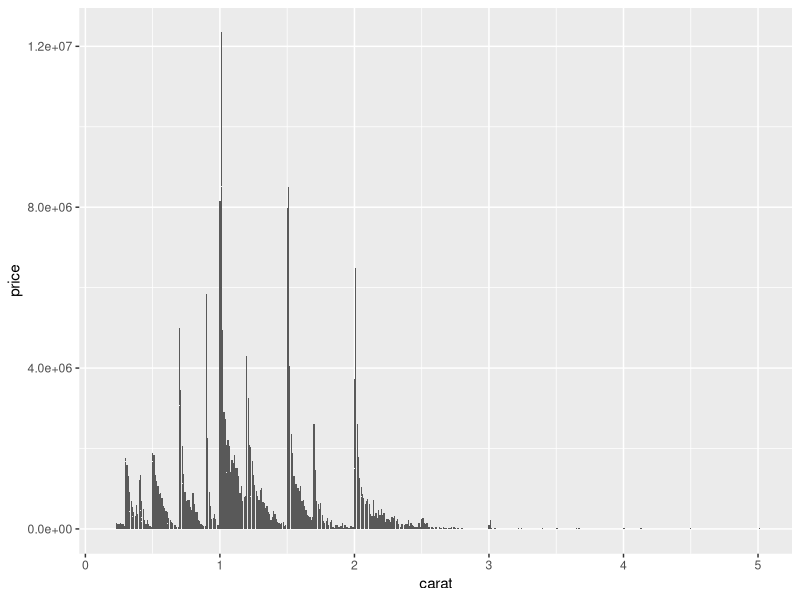
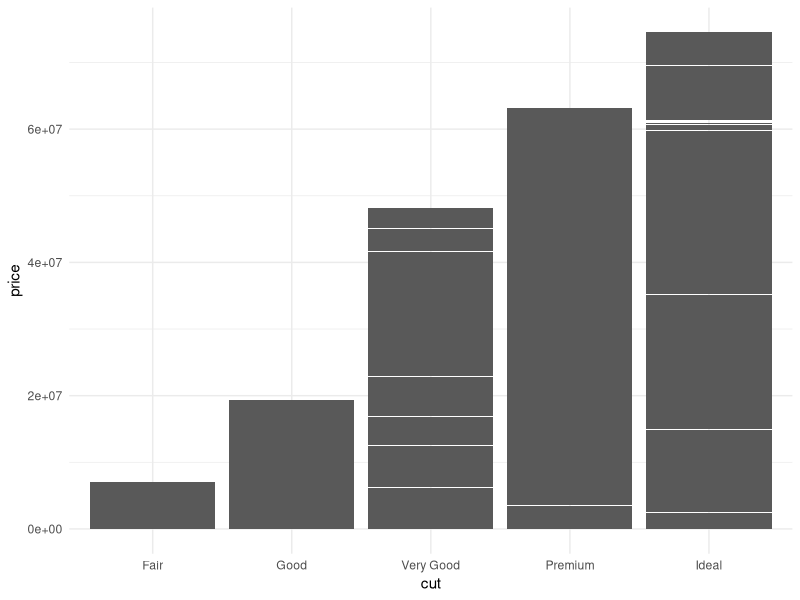

Recreate these plots in R, in order.
## ---- chunk 1
library(tidyverse)
### heres a change
## ---- chunk 2
### In this code chunk, start with the diamonds dataset (built in to
### ggplot2 package) and create a plot of price vs. carat (or some other
### variables of your choice)
ggplot(data = diamonds, aes(x = carat, y = price))+
  geom_col()
## ---- chunk 3
diamonds_df <- diamonds
ggplot(diamonds, aes(x = cut, y = price)) +
  geom_col()+
  theme_minimal()
## ---- chunk 4
### Both partners - delete this comment, then write some code here
### to plot, summarize, calculate something simple using the diamonds
### dataset (or anything you like, really)
## ---- chunk 5
### Both partners - delete this comment, then write some code here
### to plot, summarize, calculate something simple using the diamonds
### dataset (or anything you like, really)
